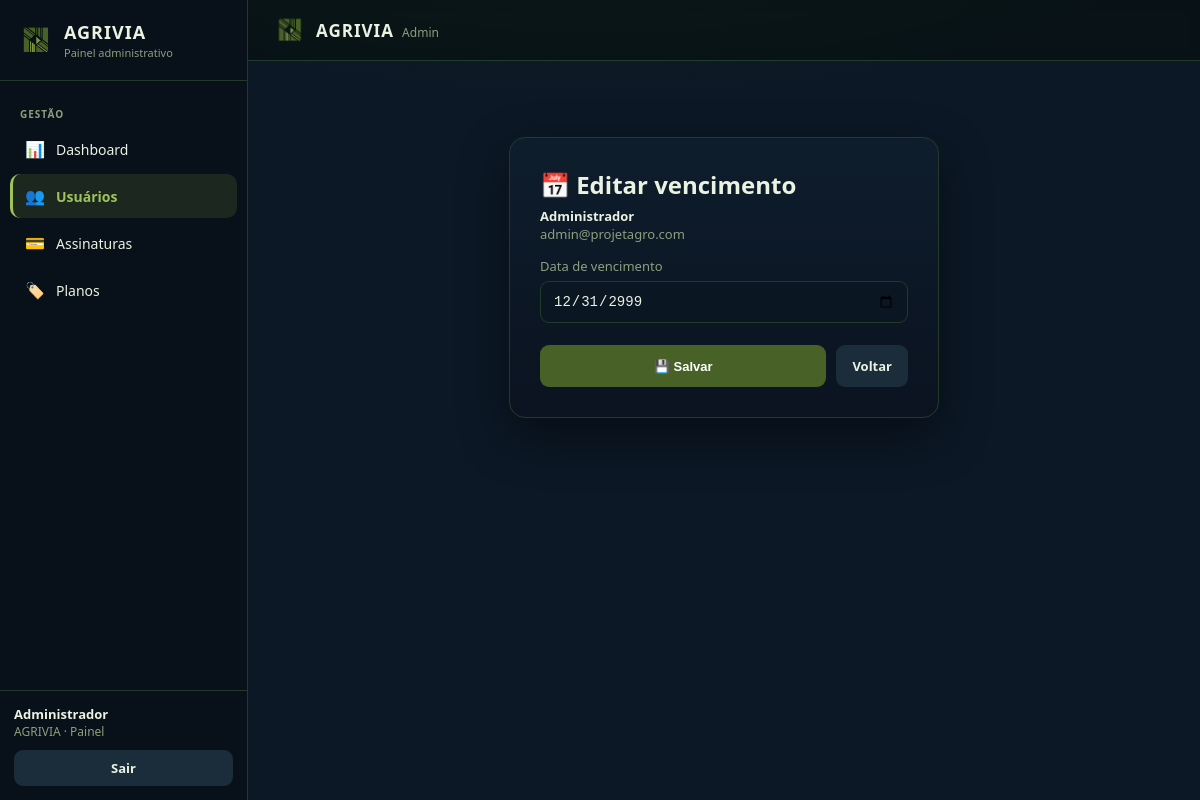
Screenshot of /admin/usuarios/1/vencimento (signed in) with the database file from the repository.
### models.py (models this page shows)
class Usuario(Base):
    __tablename__ = "usuarios"
    id = Column(Integer, primary_key=True, index=True)
    nome = Column(String, nullable=False)
    email = Column(String, unique=True, index=True, nullable=False)
    senha_hash = Column(String, nullable=False)
    status = Column(String, default="ativo")
    is_admin = Column(Integer, default=0)
    vencimento_pagamento = Column(DateTime, nullable=True)
    email_verificado = Column(Integer, default=0)      # 0 = não confirmado | 1 = confirmado
    token_confirmacao = Column(String, nullable=True)  # token do link de confirmação
    token_expira = Column(DateTime, nullable=True)     # até quando o link vale
    criado_em = Column(DateTime, default=datetime.utcnow)
    atualizado_em = Column(DateTime, nullable=True)
    app_versao = Column(String, nullable=True)       # versão do app desktop no último login
    ultimo_acesso = Column(DateTime, nullable=True)  # data/hora do último login

### admin/admin_web.py (the view)
@router.get("/usuarios/{user_id}/vencimento", response_class=HTMLResponse)
def editar_vencimento_page(
    user_id: int,
    request: Request,
    db: Session = Depends(get_db)
):
    if not request.session.get("admin_id"):
        return RedirectResponse("/admin/login", status_code=302)
    usuario = db.query(Usuario).filter(Usuario.id == user_id).first()
    if not usuario:
        raise HTTPException(status_code=404, detail="Usuário não encontrado")
    return templates.TemplateResponse(
        request,
        "editar_vencimento.html",
        {
            "usuario": usuario
        }
    )

### admin/templates/editar_vencimento.html (shortened to what this page needs)
{% extends "base.html" %}
{% block content %}
<div class="page">
    <div class="card card-narrow">
        <h1 class="page-title">📅 Editar vencimento</h1>
        <p class="hint" style="margin-top:6px;">
            <strong style="color:var(--text);">{{ usuario.nome }}</strong><br>{{ usuario.email }}
        </p>
        <form method="post" style="margin-top:8px;">
            <label>Data de vencimento</label>
            <input
                type="date"
                name="vencimento"
                value="{{ usuario.vencimento_pagamento.strftime('%Y-%m-%d') if usuario.vencimento_pagamento else '' }}"
                required
            >
            <div style="display:flex;gap:10px;margin-top:22px;">
                <button type="submit" class="btn btn-primary" style="flex:1;justify-content:center;padding:12px;">
                    💾 Salvar
                </button>
                <a href="/admin/usuarios" class="btn btn-light" style="justify-content:center;padding:12px 16px;">
                    Voltar
                </a>
            </div>
        </form>
    </div>
</div>
{% endblock %}

### admin/templates/base.html (style rules this page uses)
:root { --bg:#0c1826; --panel:#0e1d2c; --panel-2:#0b1320; --sidebar:#081019; --border:#223a2a; --green:#476126; --green-2:#5a7a30; --green-light:#9fc35a; --text:#eaf2e2; --muted:#8ba07d; --danger:#c0392b; --danger-light:#e7897d; --warning:#e0a93f; --warning-bg:rgba(224,169,63,0.14); --sidebar-w:248px; }
* { box-sizing:border-box; }
body { margin:0; min-height:100vh; font-family: system-ui, -apple-system, "Segoe UI", Arial, sans-serif; background: radial-gradient(1200px 500px at 50% -200px, #142c1f 0%, var(--bg) 60%); color:var(--text); }
a { text-decoration:none; color:inherit; }
.page { padding:26px; max-width:1180px; margin:0 auto; }
.btn { display:inline-flex;align-items:center;gap:6px; border:none;cursor:pointer;font-size:13px;font-weight:600; padding:9px 14px;border-radius:9px;transition:.15s ease; color:#fff; }
.btn-primary { background:var(--green); }
.btn-light { background:#1b2c3a;color:var(--text); }
label { display:block;font-size:13px;color:var(--muted);margin:14px 0 6px; }
input, select { width:100%;padding:11px 12px;border-radius:9px; border:1px solid var(--border); background:#0a1622;color:var(--text);font-size:14px; outline:none; }
.card { background:linear-gradient(180deg,var(--panel),var(--panel-2)); border:1px solid var(--border); border-radius:16px; box-shadow:0 18px 50px rgba(0,0,0,0.45); padding:30px; }
.card-narrow { max-width:430px;margin:50px auto; }
h1.page-title { font-size:24px;font-weight:700;margin:0; }
.hint { color:var(--muted);font-size:13px; }

### rows the page displays
Usuario: nome "Administrador", email "admin@projetagro.com", vencimento "12/31/2999"
